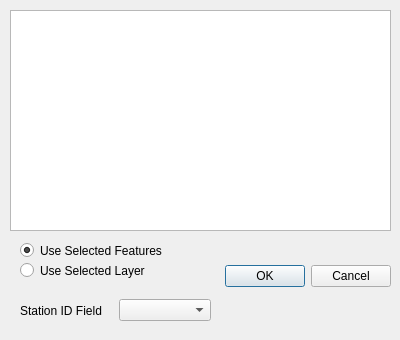
<?xml version="1.0" encoding="UTF-8"?>
<ui version="4.0">
 <class>HydroDataDialogBase</class>
 <widget class="QDialog" name="HydroDataDialogBase">
  <property name="geometry">
   <rect>
    <x>0</x>
    <y>0</y>
    <width>400</width>
    <height>340</height>
   </rect>
  </property>
  <property name="windowTitle">
   <string>Watershed Deliniation Tool</string>
  </property>
  <widget class="QDialogButtonBox" name="button_box">
   <property name="geometry">
    <rect>
     <x>220</x>
     <y>260</y>
     <width>171</width>
     <height>32</height>
    </rect>
   </property>
   <property name="orientation">
    <enum>Qt::Horizontal</enum>
   </property>
   <property name="standardButtons">
    <set>QDialogButtonBox::Cancel|QDialogButtonBox::Ok</set>
   </property>
  </widget>
  <widget class="QTextBrowser" name="txtFeedback">
   <property name="geometry">
    <rect>
     <x>10</x>
     <y>10</y>
     <width>381</width>
     <height>221</height>
    </rect>
   </property>
  </widget>
  <widget class="QRadioButton" name="selectFeatures">
   <property name="geometry">
    <rect>
     <x>20</x>
     <y>240</y>
     <width>171</width>
     <height>21</height>
    </rect>
   </property>
   <property name="text">
    <string>Use Selected Features</string>
   </property>
   <property name="checked">
    <bool>true</bool>
   </property>
   <attribute name="buttonGroup">
    <string notr="true">selectionGroup</string>
   </attribute>
  </widget>
  <widget class="QRadioButton" name="selectLayer">
   <property name="geometry">
    <rect>
     <x>20</x>
     <y>260</y>
     <width>171</width>
     <height>21</height>
    </rect>
   </property>
   <property name="text">
    <string>Use Selected Layer</string>
   </property>
   <attribute name="buttonGroup">
    <string notr="true">selectionGroup</string>
   </attribute>
  </widget>
  <widget class="QWidget" name="horizontalLayoutWidget_2">
   <property name="geometry">
    <rect>
     <x>20</x>
     <y>290</y>
     <width>191</width>
     <height>41</height>
    </rect>
   </property>
   <layout class="QHBoxLayout" name="horizontalLayout_2">
    <item>
     <widget class="QLabel" name="label">
      <property name="text">
       <string>Station ID Field</string>
      </property>
     </widget>
    </item>
    <item>
     <widget class="QComboBox" name="idFieldComboBox"/>
    </item>
   </layout>
  </widget>
 </widget>
 <resources/>
 <connections>
  <connection>
   <sender>button_box</sender>
   <signal>accepted()</signal>
   <receiver>HydroDataDialogBase</receiver>
   <slot>accept()</slot>
   <hints>
    <hint type="sourcelabel">
     <x>20</x>
     <y>20</y>
    </hint>
    <hint type="destinationlabel">
     <x>20</x>
     <y>20</y>
    </hint>
   </hints>
  </connection>
  <connection>
   <sender>button_box</sender>
   <signal>rejected()</signal>
   <receiver>HydroDataDialogBase</receiver>
   <slot>reject()</slot>
   <hints>
    <hint type="sourcelabel">
     <x>20</x>
     <y>20</y>
    </hint>
    <hint type="destinationlabel">
     <x>20</x>
     <y>20</y>
    </hint>
   </hints>
  </connection>
 </connections>
 <buttongroups>
  <buttongroup name="selectionGroup">
   <property name="exclusive">
    <bool>true</bool>
   </property>
  </buttongroup>
 </buttongroups>
</ui>
